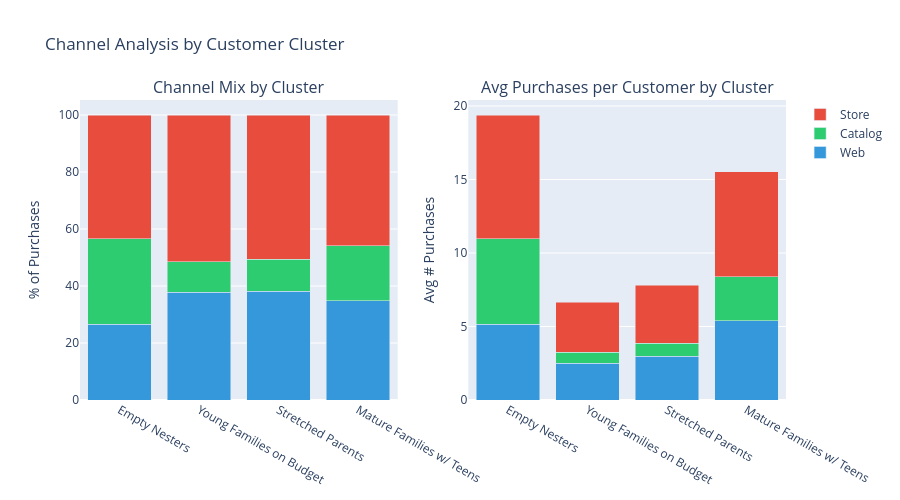

The cell this chart's notebook holds for it:
### Markdown cell above
## 5. Channel Preference by Customer Cluster

### Code cell
# Channel mix by cluster
channel_by_cluster = df.groupby('Cluster_Name')[channel_cols].sum()
channel_by_cluster_pct = channel_by_cluster.div(channel_by_cluster.sum(axis=1), axis=0) * 100

# Sort by response rate
cluster_order = df.groupby('Cluster_Name')['Response'].mean().sort_values(ascending=False).index
channel_by_cluster_pct = channel_by_cluster_pct.loc[cluster_order]

# Create visualization
fig = make_subplots(
    rows=1, cols=2,
    specs=[[{'type': 'bar'}, {'type': 'bar'}]],
    subplot_titles=('Channel Mix by Cluster', 'Avg Purchases per Customer by Cluster')
)

# Channel mix (stacked %)
for col in channel_cols:
    fig.add_trace(go.Bar(
        name=labels[col],
        x=channel_by_cluster_pct.index,
        y=channel_by_cluster_pct[col],
        marker_color=colors[col],
        hovertemplate='<b>%{x}</b><br>' + labels[col] + ': %{y:.1f}%<extra></extra>',
        showlegend=True
    ), row=1, col=1)

# Average purchases per customer
avg_purchases = df.groupby('Cluster_Name')[channel_cols].mean().loc[cluster_order]
for col in channel_cols:
    fig.add_trace(go.Bar(
        name=labels[col],
        x=avg_purchases.index,
        y=avg_purchases[col],
        marker_color=colors[col],
        hovertemplate='<b>%{x}</b><br>' + labels[col] + ': %{y:.1f}<extra></extra>',
        showlegend=False
    ), row=1, col=2)

fig.update_layout(height=500, barmode='stack', title_text='Channel Analysis by Customer Cluster')
fig.update_yaxes(title_text='% of Purchases', row=1, col=1)
fig.update_yaxes(title_text='Avg # Purchases', row=1, col=2)
fig.show()

### Figure 1 — Plotly figure (JSON) as saved in the notebook; plotly's stock layout.template omitted (floating-point values rounded to 4 significant figures)
{"data": [{"hovertemplate": "<b>%{x}</b><br>Web: %{y:.1f}%<extra></extra>", "marker": {"color": "#3498db"}, "name": "Web", "showlegend": true, "x": ["Empty Nesters", "Young Families on Budget", "Stretched Parents", "Mature Families w/ Teens"], "y": [26.59, 37.77, 38.2, 34.75], "type": "bar", "xaxis": "x", "yaxis": "y"}, {"hovertemplate": "<b>%{x}</b><br>Catalog: %{y:.1f}%<extra></extra>", "marker": {"color": "#2ecc71"}, "name": "Catalog", "showlegend": true, "x": ["Empty Nesters", "Young Families on Budget", "Stretched Parents", "Mature Families w/ Teens"], "y": [30.05, 10.82, 11.18, 19.33], "type": "bar", "xaxis": "x", "yaxis": "y"}, {"hovertemplate": "<b>%{x}</b><br>Store: %{y:.1f}%<extra></extra>", "marker": {"color": "#e74c3c"}, "name": "Store", "showlegend": true, "x": ["Empty Nesters", "Young Families on Budget", "Stretched Parents", "Mature Families w/ Teens"], "y": [43.36, 51.41, 50.61, 45.92], "type": "bar", "xaxis": "x", "yaxis": "y"}, {"hovertemplate": "<b>%{x}</b><br>Web: %{y:.1f}<extra></extra>", "marker": {"color": "#3498db"}, "name": "Web", "showlegend": false, "x": ["Empty Nesters", "Young Families on Budget", "Stretched Parents", "Mature Families w/ Teens"], "y": [5.154, 2.515, 2.988, 5.398], "type": "bar", "xaxis": "x2", "yaxis": "y2"}, {"hovertemplate": "<b>%{x}</b><br>Catalog: %{y:.1f}<extra></extra>", "marker": {"color": "#2ecc71"}, "name": "Catalog", "showlegend": false, "x": ["Empty Nesters", "Young Families on Budget", "Stretched Parents", "Mature Families w/ Teens"], "y": [5.827, 0.7204, 0.8747, 3.003], "type": "bar", "xaxis": "x2", "yaxis": "y2"}, {"hovertemplate": "<b>%{x}</b><br>Store: %{y:.1f}<extra></extra>", "marker": {"color": "#e74c3c"}, "name": "Store", "showlegend": false, "x": ["Empty Nesters", "Young Families on Budget", "Stretched Parents", "Mature Families w/ Teens"], "y": [8.407, 3.423, 3.958, 7.133], "type": "bar", "xaxis": "x2", "yaxis": "y2"}], "layout": {"xaxis": {"anchor": "y", "domain": [0.0, 0.45]}, "yaxis": {"anchor": "x", "domain": [0.0, 1.0], "title": {"text": "% of Purchases"}}, "xaxis2": {"anchor": "y2", "domain": [0.55, 1.0]}, "yaxis2": {"anchor": "x2", "domain": [0.0, 1.0], "title": {"text": "Avg # Purchases"}}, "annotations": [{"font": {"size": 16}, "showarrow": false, "text": "Channel Mix by Cluster", "x": 0.225, "xanchor": "center", "xref": "paper", "y": 1.0, "yanchor": "bottom", "yref": "paper"}, {"font": {"size": 16}, "showarrow": false, "text": "Avg Purchases per Customer by Cluster", "x": 0.775, "xanchor": "center", "xref": "paper", "y": 1.0, "yanchor": "bottom", "yref": "paper"}], "title": {"text": "Channel Analysis by Customer Cluster"}, "height": 500, "barmode": "stack"}}
